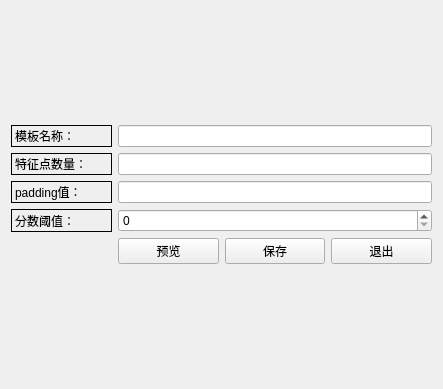
<?xml version="1.0" encoding="UTF-8"?>
<ui version="4.0">
 <class>SetParam</class>
 <widget class="QWidget" name="SetParam">
  <property name="geometry">
   <rect>
    <x>0</x>
    <y>0</y>
    <width>443</width>
    <height>389</height>
   </rect>
  </property>
  <property name="windowTitle">
   <string>参数设置</string>
  </property>
  <layout class="QGridLayout" name="gridLayout_2">
   <item row="0" column="0">
    <layout class="QGridLayout" name="gridLayout">
     <item row="0" column="1" colspan="3">
      <widget class="QLineEdit" name="lineEdit"/>
     </item>
     <item row="4" column="3">
      <widget class="QPushButton" name="quit">
       <property name="text">
        <string>退出</string>
       </property>
      </widget>
     </item>
     <item row="0" column="0">
      <widget class="QLabel" name="label">
       <property name="frameShape">
        <enum>QFrame::Box</enum>
       </property>
       <property name="text">
        <string>模板名称：</string>
       </property>
      </widget>
     </item>
     <item row="1" column="1" colspan="3">
      <widget class="QLineEdit" name="lineEdit_3"/>
     </item>
     <item row="2" column="0">
      <widget class="QLabel" name="label_4">
       <property name="frameShape">
        <enum>QFrame::Box</enum>
       </property>
       <property name="text">
        <string>padding值：</string>
       </property>
      </widget>
     </item>
     <item row="4" column="2">
      <widget class="QPushButton" name="save">
       <property name="text">
        <string>保存</string>
       </property>
      </widget>
     </item>
     <item row="1" column="0">
      <widget class="QLabel" name="label_3">
       <property name="frameShape">
        <enum>QFrame::Box</enum>
       </property>
       <property name="text">
        <string>特征点数量：</string>
       </property>
      </widget>
     </item>
     <item row="2" column="1" colspan="3">
      <widget class="QLineEdit" name="lineEdit_4"/>
     </item>
     <item row="4" column="1">
      <widget class="QPushButton" name="preview">
       <property name="text">
        <string>预览</string>
       </property>
      </widget>
     </item>
     <item row="3" column="0">
      <widget class="QLabel" name="label_2">
       <property name="frameShape">
        <enum>QFrame::Box</enum>
       </property>
       <property name="text">
        <string>分数阈值：</string>
       </property>
      </widget>
     </item>
     <item row="3" column="1" colspan="3">
      <widget class="QSpinBox" name="spinBox"/>
     </item>
    </layout>
   </item>
  </layout>
 </widget>
 <layoutdefault spacing="6" margin="11"/>
 <resources/>
 <connections/>
</ui>
